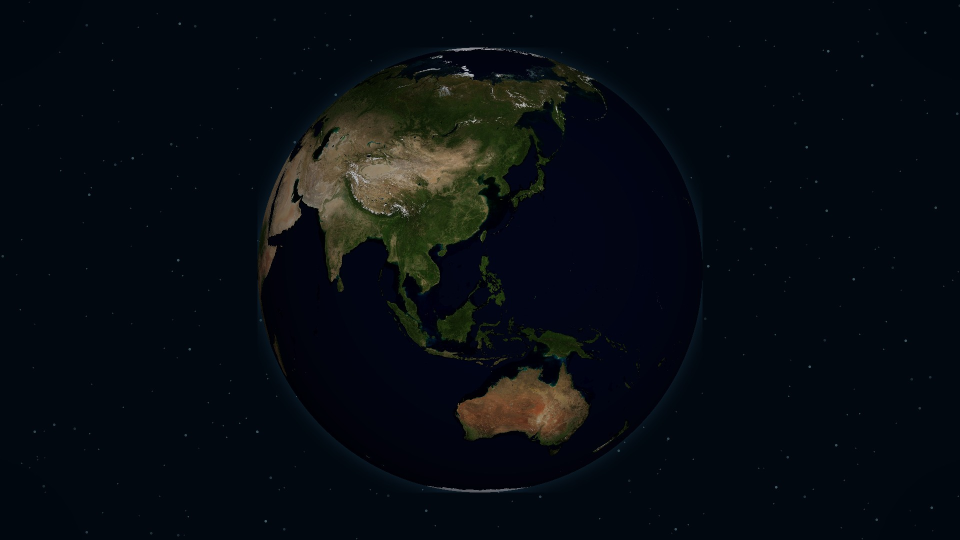
#> input picture location-test-bridge-copy-2/assets/task4/return-journey/earth-asia-pacific.jpg, 1920 x 1080 px (shown at 1/2 size)
$ python -i build_s4_12_return_assets.py   (imports and definitions only)
#> lines starting #> are read from the running program, lines starting #| are printed output that depends on the picture; after the words box and inside, x2 and y2 are one past the last pixel; in counts of white or black regions, pixels touching at a corner belong together
#> further down, picture is the input picture: PIL image 1920x1080 RGB; mean R, G, B 7.1, 12.6, 18.4
#!/usr/bin/env python3
"""Build the three local image assets used by the S4-12 return sequence.

The first two scenes are derived from NASA's Blue Marble: Next Generation
August composite. The third scene is rendered from a local, simplified extract
of OpenStreetMap coastline geometry for the Pearl River Delta.
"""

from __future__ import annotations

import argparse
import json
import math
import subprocess
from pathlib import Path

import numpy as np
from PIL import Image, ImageDraw, ImageEnhance, ImageFilter, ImageFont


Image.MAX_IMAGE_PIXELS = None

WIDTH = 1920
HEIGHT = 1080
APPROACH_WIDTH = 1600
APPROACH_HEIGHT = 900
APPROACH_FPS = 30
APPROACH_DURATION = 4.2
PRD_BOUNDS = (112.5, 21.8, 114.7, 23.6)
PRD_SOURCE_URL = "https://www.openstreetmap.org/copyright"
PRD_CITIES = (
    {"name": "广州", "longitude": 113.2644, "latitude": 23.1291, "offset": (-88, -42)},
    {"name": "东莞", "longitude": 113.7518, "latitude": 23.0207, "offset": (18, -34)},
    {"name": "深圳", "longitude": 114.0579, "latitude": 22.5431, "offset": (18, -34)},
    {"name": "香港", "longitude": 114.1694, "latitude": 22.3193, "offset": (18, 10)},
    {"name": "澳门", "longitude": 113.5439, "latitude": 22.1987, "offset": (-86, 12)},
    {"name": "中山", "longitude": 113.3926, "latitude": 22.5176, "offset": (-84, -38)},
    {"name": "江门", "longitude": 113.0815, "latitude": 22.5789, "offset": (-82, 12)},
)
PRD_TARGET = {"name": "珠海", "longitude": 113.58, "latitude": 22.27}


def _save_jpeg(image: Image.Image, path: Path) -> None:
    image.convert("RGB").save(path, "JPEG", quality=91, optimize=True, progressive=True)


def build_asia_pacific_globe(source: Image.Image, output: Path) -> None:
#> called with output = 'out.png'
    source = source.convert("RGB")
    source.thumbnail((7200, 3600), Image.Resampling.LANCZOS)
    texture = np.asarray(source)
    texture_height, texture_width = texture.shape[:2]
#> texture_height = 1080; texture_width = 1920

    canvas = Image.new("RGB", (WIDTH, HEIGHT), "#010810")
    rng = np.random.default_rng(1204)
    stars = ImageDraw.Draw(canvas, "RGBA")
    for _ in range(430):
        x = int(rng.integers(0, WIDTH))
        y = int(rng.integers(0, HEIGHT))
        radius = int(rng.choice([1, 1, 1, 2]))
        alpha = int(rng.integers(35, 112))
        stars.ellipse((x - radius, y - radius, x + radius, y + radius), fill=(154, 212, 225, alpha))

    radius = 445
    center_x, center_y = WIDTH // 2, HEIGHT // 2
    yy, xx = np.mgrid[-radius:radius, -radius:radius]
    nx = (xx + 0.5) / radius
    ny = -(yy + 0.5) / radius
    rho_sq = nx * nx + ny * ny
    mask = rho_sq <= 1
    rho = np.sqrt(np.clip(rho_sq, 0, 1))
    c = np.arcsin(rho)
    sin_c = np.sin(c)
    cos_c = np.cos(c)
    latitude0 = math.radians(15)
    longitude0 = math.radians(120)
    safe_rho = np.where(rho == 0, 1, rho)
    latitude = np.arcsin(
        cos_c * math.sin(latitude0)
        + ny * sin_c * math.cos(latitude0) / safe_rho
    )
    longitude = longitude0 + np.arctan2(
        nx * sin_c,
        safe_rho * math.cos(latitude0) * cos_c
        - ny * math.sin(latitude0) * sin_c,
    )
    longitude = (longitude + math.pi) % (2 * math.pi) - math.pi
    source_x = np.clip(((longitude + math.pi) / (2 * math.pi) * texture_width).astype(np.int32), 0, texture_width - 1)
    source_y = np.clip(((math.pi / 2 - latitude) / math.pi * texture_height).astype(np.int32), 0, texture_height - 1)

    globe = np.zeros((radius * 2, radius * 2, 4), dtype=np.uint8)
    sampled = texture[source_y, source_x].astype(np.float32)
    nz = np.sqrt(np.clip(1 - rho_sq, 0, 1))
    light = np.clip(0.44 + 0.67 * (0.22 * nx + 0.13 * ny + 0.96 * nz), 0.33, 1.1)
    sampled *= light[..., None]
    sampled[..., 2] *= 1.04
    globe[..., :3] = np.clip(sampled, 0, 255).astype(np.uint8)
    globe[..., 3] = np.where(mask, 255, 0).astype(np.uint8)
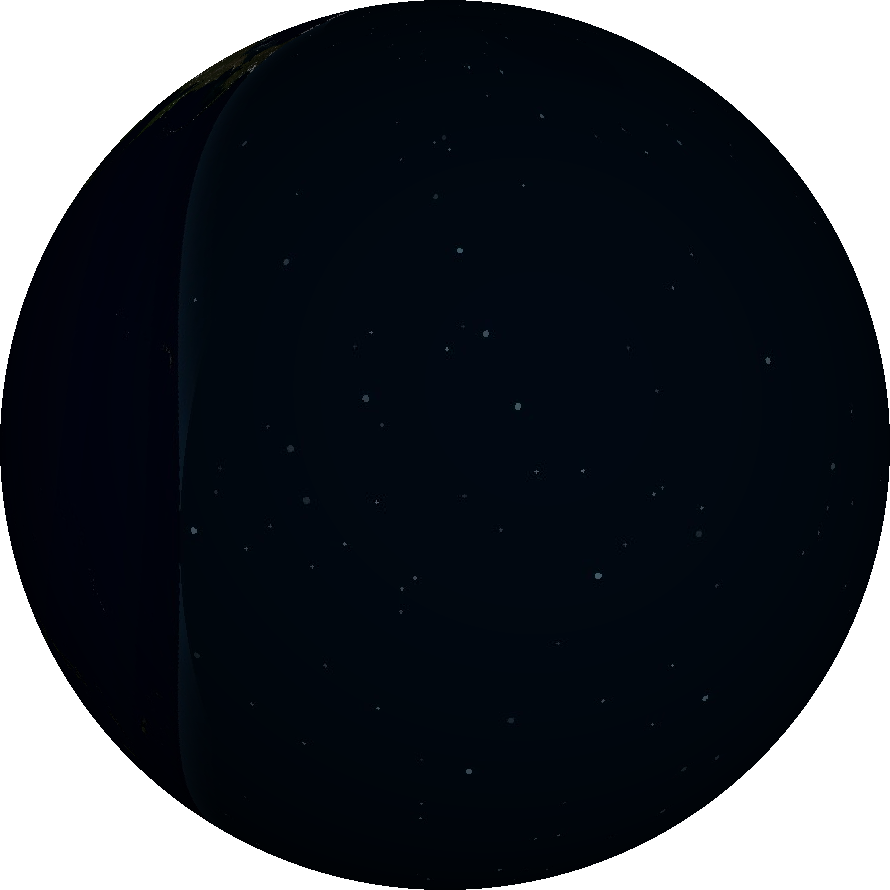
#> globe: shape (890, 890, 4); mean R, G, B, A 0.9, 6, 13, 200.3; transparent parts drawn white
    globe_image = Image.fromarray(globe, "RGBA")

    atmosphere = Image.new("L", (radius * 2, radius * 2), 0)
#> atmosphere: PIL image 890x890 L; every value is 0
    ImageDraw.Draw(atmosphere).ellipse((7, 7, radius * 2 - 7, radius * 2 - 7), fill=225)
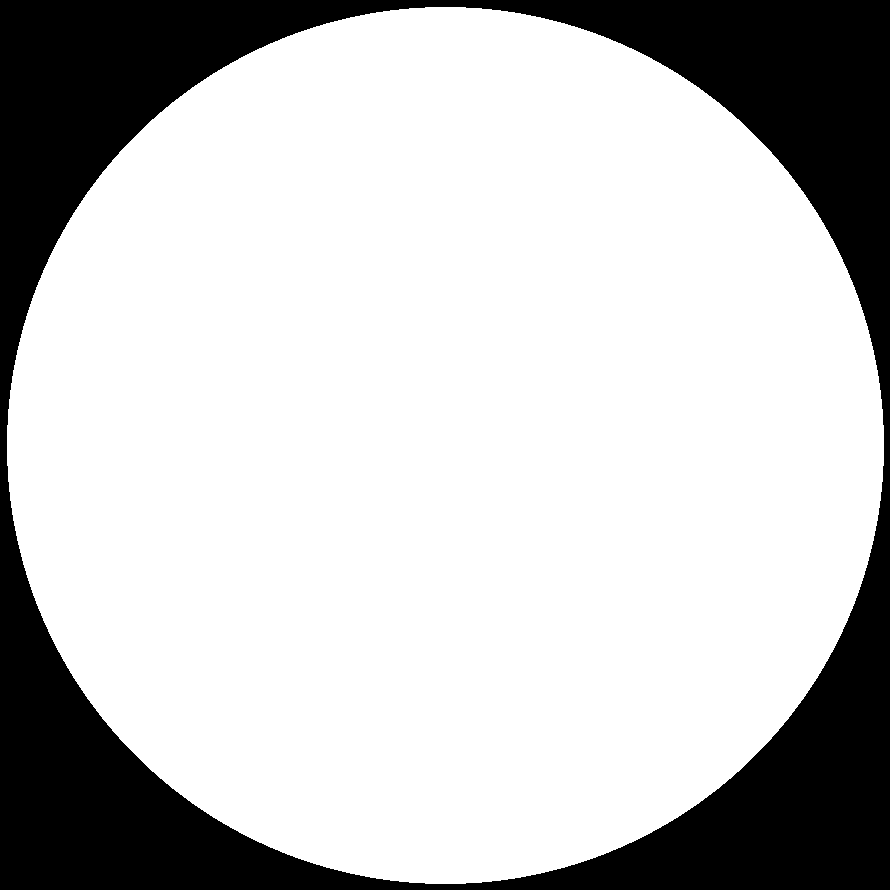
#> atmosphere: PIL image 890x890 L; values 0 (black) and 225 (white), 76.2% white; 1 black region, box (x1, y1, x2, y2) and area: (0, 0, 890, 890) 188175
    atmosphere = atmosphere.filter(ImageFilter.GaussianBlur(17))
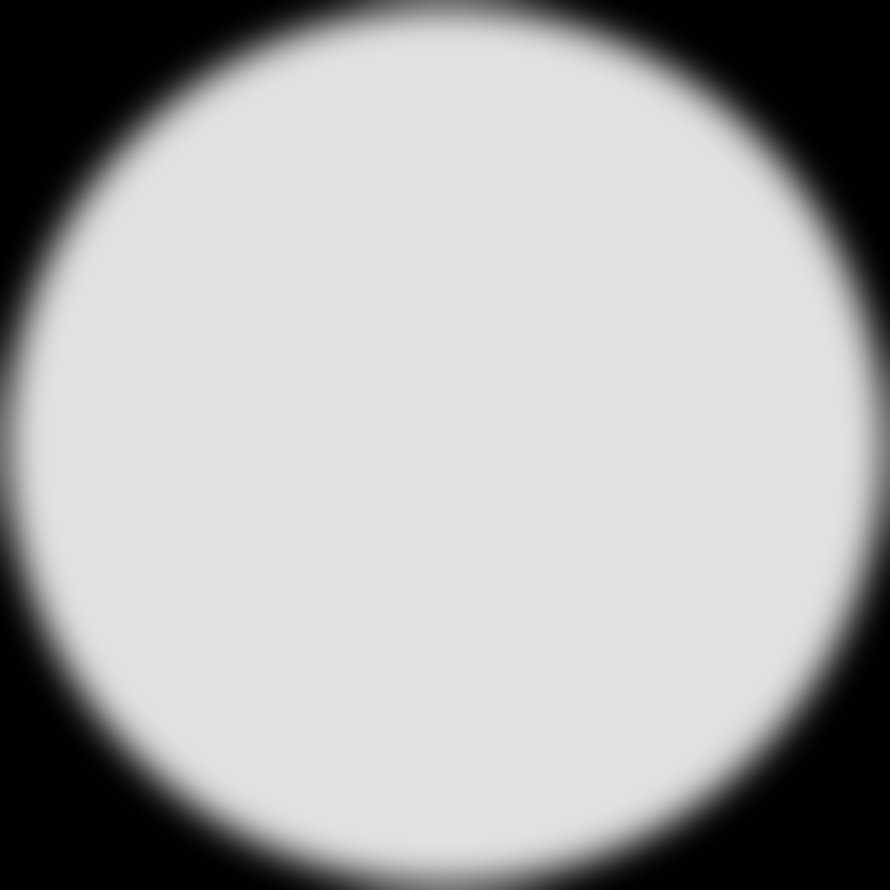
#> atmosphere: PIL image 890x890 L; min 0, max 225, mean 171.1
    atmosphere_layer = Image.new("RGBA", atmosphere.size, (66, 163, 205, 0))
    atmosphere_layer.putalpha(atmosphere.point(lambda value: int(value * 0.34)))
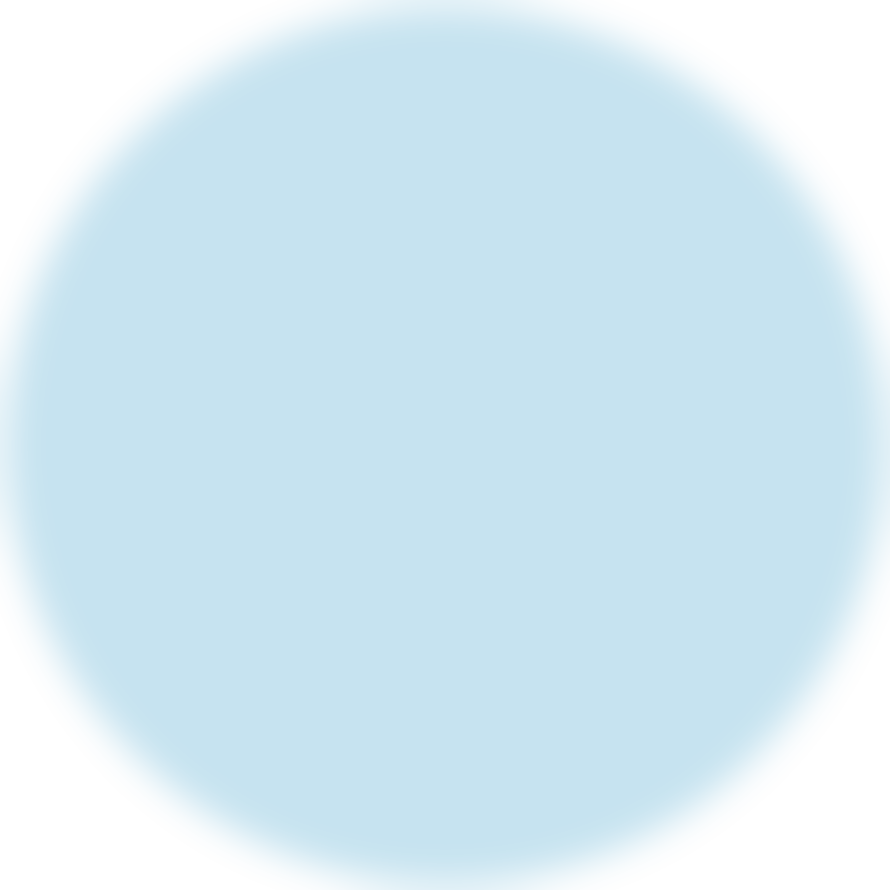
#> atmosphere_layer: PIL image 890x890 RGBA; mean R, G, B, A 66, 163, 205, 57.7; transparent parts drawn white
    position = (center_x - radius, center_y - radius)
    canvas = canvas.convert("RGBA")
#> canvas: PIL image 1920x1080 RGBA
    canvas.alpha_composite(atmosphere_layer, position)
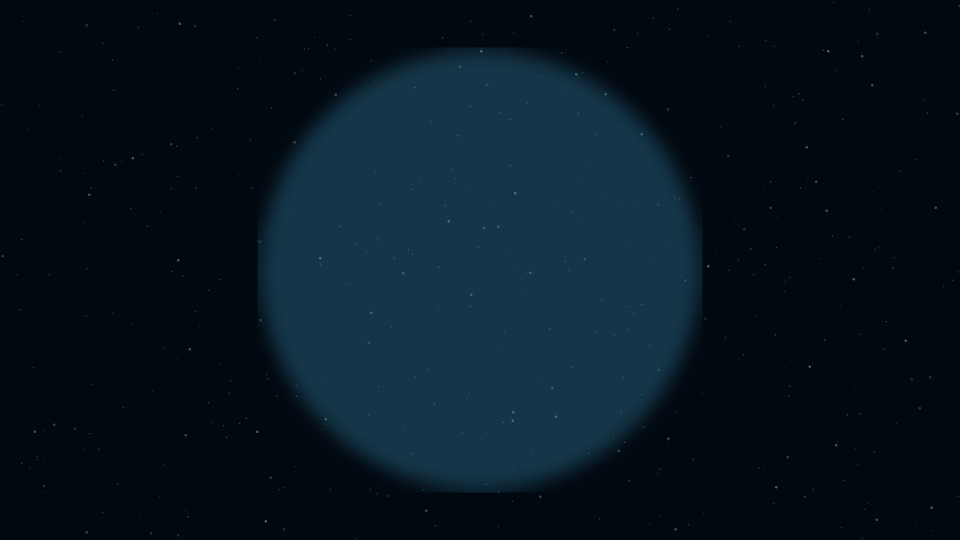
#> canvas: PIL image 1920x1080 RGBA (shown at 1/2 size); mean R, G, B, A 6.6, 21.5, 32.4, 255
    canvas.alpha_composite(globe_image, position)

    vignette = Image.new("L", (WIDTH, HEIGHT), 0)
#> vignette: PIL image 1920x1080 L; every value is 0
    draw = ImageDraw.Draw(vignette)
    draw.ellipse((-180, -260, WIDTH + 180, HEIGHT + 260), fill=215)
    vignette = vignette.filter(ImageFilter.GaussianBlur(150))
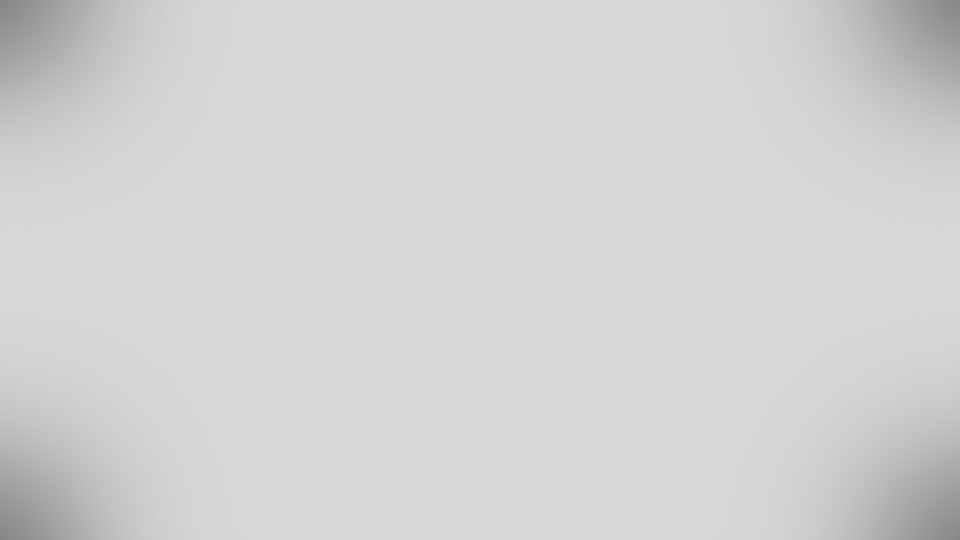
#> vignette: PIL image 1920x1080 L (shown at 1/2 size); min 134, max 215, mean 210.1
    shade = Image.new("RGBA", (WIDTH, HEIGHT), (0, 4, 9, 255))
    shade.putalpha(Image.eval(vignette, lambda value: 118 - int(value * 0.5)))
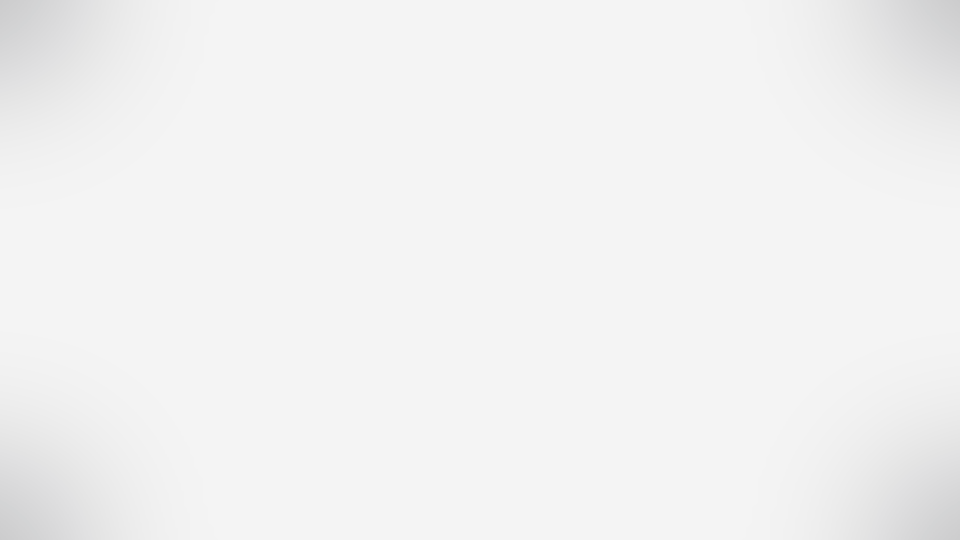
#> shade: PIL image 1920x1080 RGBA (shown at 1/2 size); mean R, G, B, A 0, 4, 9, 13.4; transparent parts drawn white
    canvas.alpha_composite(shade)
    _save_jpeg(canvas, output)


# [18 lines left out: functions _crop_equirectangular, build_china_south_sea, not called in this run]


def _smoothstep(value: float) -> float:
    value = max(0.0, min(1.0, value))
    return value * value * (3 - 2 * value)


# [148 lines left out: functions _sample_equirectangular, build_earth_to_china_approach, not called in this run]


def _mercator_y(latitude: float) -> float:
    latitude = max(min(latitude, 85.05112878), -85.05112878)
    return math.degrees(math.log(math.tan(math.pi / 4 + math.radians(latitude) / 2)))


# [263 lines left out: functions _point_line_distance, _simplify_path, extract_prd_coastline, _create_prd_projection, _load_font, _build_land_mask and 2 more, not called in this run]


# [2 lines not run here, left out]

>>> from PIL import Image
>>> picture = Image.open('../assets/task4/return-journey/earth-asia-pacific.jpg')
>>> result = build_asia_pacific_globe(picture, 'out.png')
